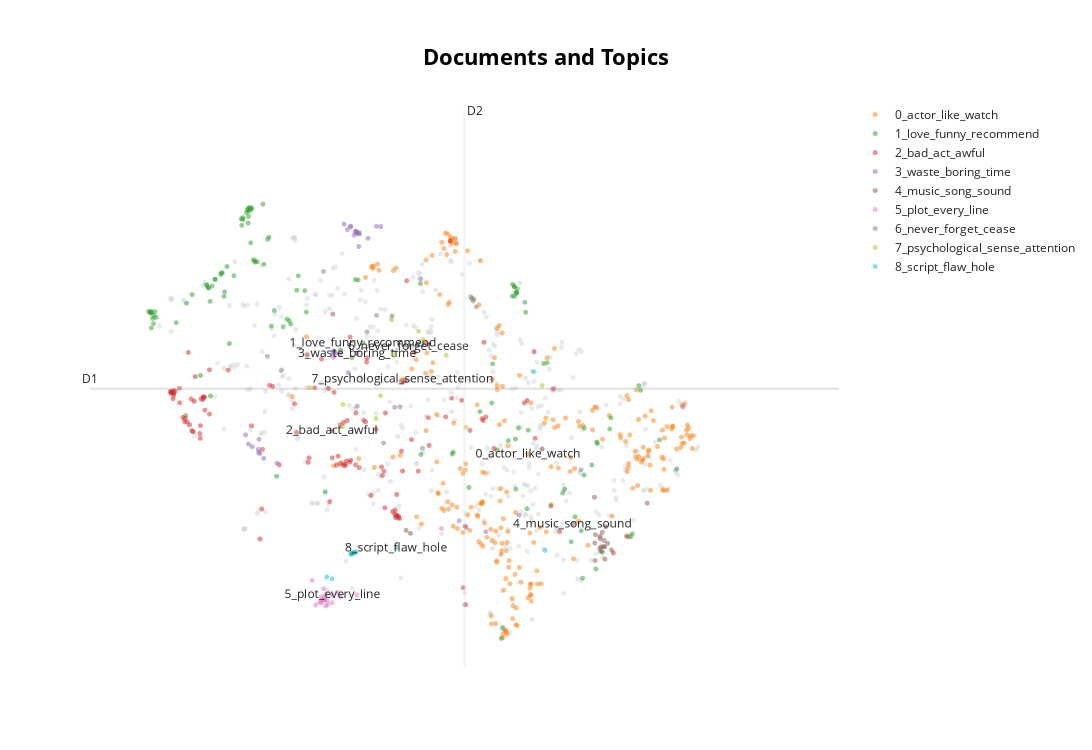

Write notebook code for a chart like this one.
### Code cell
from sentence_transformers import SentenceTransformer   
from umap import UMAP 

docs = reviews.Text 
sentence_model = SentenceTransformer("all-MiniLM-L6-v2")
embeddings = sentence_model.encode( docs, show_progress_bar = False) 

topic_model = BERTopic().fit(docs,embeddings)
model.visualize_documents(docs , embeddings=embeddings)

### Figure 1 — Plotly figure (JSON) as saved in the notebook; plotly's stock layout.template omitted (floating-point values rounded to 4 significant figures; data arrays with more than 128 entries replaced by an {"elided": "..."} marker saying what was removed)
{"data": [{"hoverinfo": "text", "hovertext": {"elided": "395 str values"}, "marker": {"color": "#CFD8DC", "opacity": 0.5, "size": 5}, "mode": "markers+text", "name": "other", "showlegend": false, "type": "scattergl", "x": {"elided": "395 float values"}, "y": {"elided": "395 float values"}}, {"hoverinfo": "text", "hovertext": {"elided": "240 str values"}, "marker": {"opacity": 0.5, "size": 5}, "mode": "markers+text", "name": "0_actor_like_watch", "text": {"elided": "240 str values"}, "textfont": {"size": 12}, "type": "scattergl", "x": {"elided": "240 float values"}, "y": {"elided": "240 float values"}}, {"hoverinfo": "text", "hovertext": ["give look", "pleasant voyage selfdiscovery", "recommend wait future effort let go", "found move beautiful enjoyable uplift", "love", "enjoy", "generally great thing", "give", "horrendous", "funny", "look like wonderful story", "make", "nevertheless yet another wonderful great master stable", "highly recommend", "high adventure best", "act fantastic story seamlessly woven together dog splendid must rent view", "quite honestly often good", "do second", "really love story line poler bear kinda cutebut anyone question fort steele ask away", "conclusion love", "easily none cartoon make laugh tender way get dark sitcom orient teenager", "love lane ive never see lousy", "saw recommend", "great", "really get", "trumbull love lucy", "deserves strong love", "funny", "recommend confidence", "worth check", "really like", "funny", "receive great quality age", "song best muppets hilarious", "", "id advise anyone go", "love really scary", "wonderful location lie story contrast", "im sure try", "easy love even easy identify", "best melville", "transfer good", "hat", "first ive give year", "also right balance war love", "awesome", "story also funny poignant time", "funny", "pretty funny", "even sweet moment", "im sorry really cant recommend anyone", "", "excellent short", "give resound", "advise look", "great", "extraordinary", "nothing recommend", "set", "recommend friend", "many close ups", "say canada fun game aye", "also reveal", "here really pied", "definitely worth check", "like", "buy play enjoy love", "he national treasure", "simply beautiful", "brilliant", "fresh subtle rather sublime effect", "certainly mean distinction good way", "finally end wouldve great handle competent people jerry falwell", "star", "carry well", "tiny toon kept vibe deliver popular funny underrated cartoon ever create", "stun", "trilogy", "nine ten truly lovely", "politically correct", "excellent", "even good camp value", "really find funny", "go", "love great portrayal family share ups end knew special love", "recommend", "pure brilliance", "see definitely recommend", "like building use couple location maybe poor hummh", "recommend", "good indeed great unconditional love", "saw christmas great", "excellent performance", "ursula burton portrayal nun touch funny time make fun nun church", "scene often funny occasionally touch character evaluate life go", "awesome bought ebay", "definitely worth check", "", "good humorous comment life", "brilliance indeed", "thing really worth watch scenery house beautiful", "good", "definitely well documentary see look family relationship marriage", "gloriously fun fast pace fairly accurate portrayal night raver", "alexander nevsky great", "ill give", "know give", "foreigner worth second time", "highly recommend age although young set probably appreciate subtle reference certainly appreciate galley scene particular", "lot beautiful place", "saw short hbo day absolutely love", "humour day apt", "cant explain romanticcharminghilariousand adorablethe junkyard scene funnyall junkyard dog something specialtoo funny laughedkids love itbuy come outit new feature", "julian fellowes triumphed", "raw sublimely move", "thanks good like do release", "linda cardellini thing good", "youll love", "nice", "hard fall headoverheels love girl", "funny clever hip like prays previous hype", "northern humour positive community represent", "fun funny", null], "marker": {"opacity": 0.5, "size": 5}, "mode": "markers+text", "name": "1_love_funny_recommend", "text": ["", "", "", "", "", "", "", "", "", "", "", "", "", "", "", "", "", "", "", "", "", "", "", "", "", "", "", "", "", "", "", "", "", "", "", "", "", "", "", "", "", "", "", "", "", "", "", "", "", "", "", "", "", "", "", "", "", "", "", "", "", "", "", "", "", "", "", "", "", "", "", "", "", "", "", "", "", "", "", "", "", "", "", "", "", "", "", "", "", "", "", "", "", "", "", "", "", "", "", "", "", "", "", "", "", "", "", "", "", "", "", "", "", "", "", "", "", "", "", "", "", "", "", "1_love_funny_recommend"], "textfont": {"size": 12}, "type": "scattergl", "x": [6.516, 10.66, 7.948, 11.16, 9.995, 7.229, 5.979, 6.572, 5.657, 5.192, 9.697, 6.294, 7.025, 6.484, 10.16, 10.01, 5.854, 6.756, 10.05, 10.02, 9.175, 10.14, 6.474, 5.959, 5.67, 10.92, 10.03, 5.17, 6.531, 6.413, 6.164, 5.201, 11.02, 11.53, 6.14, 6.486, 9.995, 9.541, 6.398, 10.03, 10.63, 11.25, 6.203, 6.6, 9.997, 5.936, 7.851, 5.209, 5.183, 7.701, 6.676, 6.12, 7.144, 6.69, 6.482, 5.956, 6.944, 6.522, 9.823, 6.508, 9.709, 7.897, 8.756, 5.533, 6.413, 6.171, 7.933, 11.66, 7.25, 5.743, 10.89, 6.235, 10.18, 7.498, 11.27, 9.188, 6.789, 10.01, 9.967, 5.253, 6.007, 5.984, 5.261, 6.74, 10.43, 6.458, 7.043, 6.492, 6.856, 6.497, 10.02, 11.91, 6.826, 11.08, 9.769, 6.047, 6.391, 6.13, 5.221, 6.993, 10.75, 6.042, 9.397, 10.8, 12.14, 6.55, 6.57, 8.762, 10.91, 10.88, 10.38, 5.232, 9.916, 11.64, 11.07, 7.124, 11.09, 9.971, 5.934, 10.13, 11.55, 5.204, 5.232, 7.996], "y": [8.64, 5.006, 8.789, 4.077, 7.988, 7.934, 7.776, 8.355, 6.091, 7.606, 6.275, 8.153, 7.488, 9.124, 4.717, 5.744, 6.683, 8.724, 5.908, 7.901, 5.523, 7.614, 9.138, 7.973, 7.747, 5.906, 7.96, 7.629, 9.152, 8.983, 7.85, 7.625, 5.362, 4.302, 8.193, 9.029, 7.998, 6.149, 8.897, 7.899, 4.948, 5.892, 8.289, 8.359, 7.85, 8.013, 6.945, 7.611, 7.614, 7.058, 9.21, 8.173, 8.153, 8.323, 8.933, 7.977, 7.4, 9.133, 2.803, 9.145, 6.854, 8.097, 8.038, 7.461, 9.011, 7.916, 8.092, 6.462, 7.619, 7.875, 3.692, 7.153, 5.875, 4.969, 6.057, 5.551, 7.411, 5.005, 7.853, 7.624, 8.003, 6.378, 7.54, 8.692, 6.871, 9.086, 7.439, 9.106, 5.194, 9.165, 7.909, 5.733, 7.642, 5.701, 5.585, 8.101, 8.993, 8.197, 7.524, 7.515, 4.23, 8.101, 5.03, 4.596, 5.303, 8.388, 8.375, 5.517, 5.214, 4.391, 6.859, 7.446, 5.721, 6.531, 3.827, 7.941, 5.679, 8.027, 8.02, 7.762, 4.346, 7.381, 7.569, 7.162]}, {"hoverinfo": "text", "hovertext": ["everything stink", "aside terrible lead load debit", "guy say he well dialogue pot plant right", "every element story top excessively phony contrive painful sit", "dialogue atrocious", "shameful", "definitely bad one", "there also enough hypocrisy vomit", "badwellits bad", "thing bad taylor act stanwycks sing", "bore throughout whole damn thing", "understand suppose cheap popcorn comedy doesnt mean completely insult intelligence write incredibly hackneyed border offensive", "sad good", "well keep think bad", "final word show real torture", "really bad", "imdb rating go low awful time negative number case", "dialogue compose thing little sense", "story line awful", "make lot serious mistake", "mean terrible way", "everything stupid", "fact stinker smell like directtovideo release", "awful dialogue hopeless overact everyone get shot top real waste space time", "term write fresh bold", "really awful", "totally grate nerve", "also story act weak", "unfortunately bad plain bad", "character onedimensional even good guy especially bad guy", "hackneyed write certainly make even bad bad direct", "literally vomit watch", "may bad ever make", "act decidely wooden though bad period universal b", "bad", "saw thought stupid", "bad", "scene debate whether sack trumpeter falsely accuse murder pure horror really stupid", "light awful", "even bad ticker", "everything bad", "awful", "crash depress little nothing provokes emotion teach nothing already know racism prejudice bad thing", "litter overt racial slur towards black cast member return white depict moron boob", "thing tolerate political incorrectness well im artistic freedom suspension disbelief slavic female character much", "woa talk awful", "act terrible write bad", "guess suppose clever twist shed light situation stupid", "let start problemsthe act especially lead professor bad", "every time open mouth expect hear kid pull plug mercy kill horrible show", "exceptionally bad", "line seem write fifteen year old though try oh hard sound like fifteen year old would really um know well talk", "visual effect awful", "word embarrass", "truly truly bad", "bipolarity ruthless thug minute ruthless killer next minute luvs diaper commercial completely unconvincing", "act bad", "horrible", "however decent act action location work balance thing", "terrible", "course act blah", "believe every think people outside south africa understand past attempt truth reconciliation process", "often dialogue doesnt really follow line another fit surroundings", "bad actually worth see reason", "bad character bad story bad act", "wish could enter negative value admins", "act beyond abysmal", "act involve include like shatner nimoy bad wash make seem old look real life special effect tacky like spock rescue kirk jet pack fall mountain", "painful", "least say act well", "yes bad", "story beyond stupid", "even billy bob couldnt rise script bad", "horrible", "premise sound stupid thats", "wow bad", "nobody identifies character theyre cardboard cutout stereotype predictably reversestereotypes", "even stupid thought idea volcano los angeles", "awful", "thought bad", "killer dont expect anything original even remotely frighten", "deserves strong kudos take stand exceptional act mostly lesserknown cast superintelligent script doesnt insult audience take easy way come white racism", "utterly without merit level akin torture", "even squib look awful", "everything captain howdy say either laughable plain stupid", "saw mirrormask last night unsatisfactory experience", "possible bad", "personally think show people learn find compromise self without involve people issue", "show make american stupid full hatred clichés admit elsewhere", "explosion gas tank end awful", "however pretty good act least type", "act whole cast could put scale balance perfectly overact underact", "malta setting dry barren dialogue", "scene strong unpleasant", "average act main person low budget clearly", "struggle find anything bad say", "drive barking mad", "act bad dialog extremely shallow insincere", "funny consider ridiculousness", "bad", "totally unfunny top pathetic unrealistic throughout whole minute utter torture probably look watch time", "act suck", "come feel angry", "blew", "hell kind crap", "uneasy bad scar", "th century fox road house quite silly noir implausible unmitigated bore", "first enough racial stereotype racial joke offend everyone", "someone strives greatness poetry delivers muddle often ridiculous story bunch disparate scene pretentious dialogue bad kind reviewer accurately define pretentious crap", "feature outlandish array memorable psychotic lovable nut", "im still try bad", "premise ridiculous president u", "precisely give bad review", "dialogue suck", "sum breeder terrible cheaply make horror avoid like ebola virus", "honest unbelievable nonsense foolish", "well act do tv", "result well shame", "havent choked vomit end cheap drama worthless dialogue youve must bore death waste time", "lack real scare tension medical terminology use throughout bit iffy say least say insulin dependant diabetic", "bad sappiest dialogue could go", "sometimes embarrass look away", "script horrendously stupid", null], "marker": {"opacity": 0.5, "size": 5}, "mode": "markers+text", "name": "2_bad_act_awful", "text": ["", "", "", "", "", "", "", "", "", "", "", "", "", "", "", "", "", "", "", "", "", "", "", "", "", "", "", "", "", "", "", "", "", "", "", "", "", "", "", "", "", "", "", "", "", "", "", "", "", "", "", "", "", "", "", "", "", "", "", "", "", "", "", "", "", "", "", "", "", "", "", "", "", "", "", "", "", "", "", "", "", "", "", "", "", "", "", "", "", "", "", "", "", "", "", "", "", "", "", "", "", "", "", "", "", "", "", "", "", "", "", "", "", "", "", "", "", "", "", "", "", "", "", "2_bad_act_awful"], "textfont": {"size": 12}, "type": "scattergl", "x": [5.91, 6.671, 8.415, 9.167, 8.466, 5.972, 5.495, 8.169, 5.89, 7.948, 7.094, 8.86, 5.692, 6.807, 8.53, 5.491, 9.345, 8.459, 9.3, 7.592, 5.852, 7.26, 5.972, 8.423, 8.242, 5.71, 5.521, 8.636, 5.892, 10.51, 8.273, 9.147, 5.884, 7.836, 5.473, 7.36, 5.5, 8.727, 5.845, 5.578, 5.86, 5.739, 9.41, 9.618, 10.16, 5.85, 7.901, 7.697, 7.669, 10.26, 5.771, 8.574, 9.32, 8.049, 5.731, 8.52, 7.781, 5.649, 7.285, 5.677, 7.736, 8.294, 8.483, 5.906, 8.504, 7.828, 7.823, 10.27, 5.453, 7.693, 5.492, 7.54, 8.104, 5.62, 7.789, 5.499, 10.13, 7.616, 5.757, 5.576, 8.83, 9.568, 8.545, 6.527, 7.449, 9.351, 5.461, 7.741, 9.088, 6.893, 7.648, 7.275, 8.44, 9.726, 6.661, 7.12, 8.287, 8.427, 8.03, 5.471, 8.503, 7.759, 8.87, 5.784, 5.643, 9.594, 10.59, 9.584, 8.254, 11.3, 6.766, 8.008, 7.558, 8.446, 6.638, 7.904, 7.767, 6.217, 8.442, 8.677, 8.388, 8.046, 7.86, 7.591], "y": [6.17, 5.593, 4.633, 6.347, 4.608, 6.765, 6.42, 5.888, 6.367, 5.322, 6.265, 6.058, 7.022, 6.52, 6.598, 6.338, 4.459, 4.58, 6.317, 5.467, 5.942, 6.985, 6.113, 4.697, 5.332, 5.956, 6.449, 5.736, 6.358, 6.483, 5.269, 8.669, 6.326, 5.432, 6.449, 6.501, 6.39, 5.271, 5.825, 6.28, 6.338, 5.865, 5.872, 6.068, 6.312, 5.754, 5.363, 5.955, 5.492, 7.031, 6.301, 8.079, 3.552, 6.941, 6.335, 5.273, 5.423, 6.049, 5.467, 5.997, 5.362, 6.129, 4.574, 6.363, 5.567, 7.247, 5.402, 5.756, 6.446, 5.38, 6.42, 6.488, 4.912, 6.064, 6.018, 6.462, 6.278, 6.435, 5.852, 6.494, 7.159, 6.046, 6.609, 5.941, 6.926, 3.302, 6.419, 5.989, 6.071, 5.363, 5.361, 5.4, 4.623, 5.605, 4.713, 5.841, 4.73, 4.585, 5.996, 6.432, 6.602, 5.349, 5.65, 6.666, 6.001, 7.172, 4.378, 6.017, 5.206, 4.064, 6.537, 6.023, 4.823, 4.609, 4.27, 6.128, 5.372, 6.761, 4.927, 7.02, 4.673, 6.882, 4.062, 5.867]}, {"hoverinfo": "text", "hovertext": ["waste time", "probably leave shelf", "look cheap bland", "terribly boring place", "dumb pointless complete waste time", "boring horror movie mainly start slow center boring atmosphere", "there barely boring moment plenty humorous part", "boring", "dont understand garbage get shelf store even real", "waste money game", "otherwise dont even waste time", "seriously worth waste kid time", "insult one intelligence huge waste money", "hour half waste time follow bunch pretty high schoolers whine cry life", "highly doubt anyone could ever like trash", "dont waste time", "waste two hour", "mediocre every aspect becomes dull uninteresting mess forgettable movie ive see", "kind money waste properly", "world well garbage theatre today", "zillion time away reality", "place good garbage", "dont waste time watch rubbish nonresearched", "lifetime air enough anyone know store sell let know musthave", "however didnt fact overall tremendously boring", "boring sometimes found occupy peak paper instead watch never happen columbo", "costars dont fare much well people like morgan freeman jonah hill ed helm waste", "overall cheap trash", "havent see dont waste time", "totally unnecessary trainroller coaster scene", "beware trashy cult trash period", "dont think ive ever see half boring selfindulgent piece junk", "boring", "ironically mostly find film total waste time watch", "boringpointless movie ever see", "whatever avoid groove antithesis good human traffic", "basic premise waste since sideline inexplicable focus documentary crew", "short monumental waste time energy would recommend anyone ever", "top line dont waste time money bad come", null], "marker": {"opacity": 0.5, "size": 5}, "mode": "markers+text", "name": "3_waste_boring_time", "text": ["", "", "", "", "", "", "", "", "", "", "", "", "", "", "", "", "", "", "", "", "", "", "", "", "", "", "", "", "", "", "", "", "", "", "", "", "", "", "", "3_waste_boring_time"], "textfont": {"size": 12}, "type": "scattergl", "x": [7.898, 6.487, 6.626, 7.609, 7.88, 9.619, 7.689, 7.611, 6.537, 7.941, 7.833, 7.919, 8.486, 7.951, 6.616, 7.834, 7.909, 9.266, 7.791, 6.863, 8.57, 6.687, 8.232, 6.448, 7.602, 7.633, 12.22, 6.62, 8.174, 10.06, 6.637, 7.802, 7.617, 8.065, 9.36, 8.759, 8.27, 7.917, 7.748, 7.917], "y": [8.806, 5.67, 5.741, 6.951, 8.754, 4.377, 7.002, 7.049, 5.632, 8.585, 8.874, 8.778, 6.218, 8.768, 5.592, 8.886, 8.806, 4.539, 8.833, 5.388, 6.608, 5.46, 8.879, 5.806, 7.022, 7.007, 6.218, 5.546, 8.884, 4.62, 5.532, 6.723, 7.028, 8.705, 4.438, 8.106, 5.685, 8.795, 8.914, 7.006]}, {"hoverinfo": "text", "hovertext": ["great music terrific scenery", "almost song cover girl oldfashioned tuneful", "rest sits awful soldier sing song masculinity pledge hairsplitting purity admiration sword etc", "little music anything speak", "soundtrack suck", "great sound effect impressive special effect cant recommend enough", "achille philippa beautifully sing duet giovanni perfectly describes situation appreciate subtle layer excellent", "speak music unbearably predictably kitchy", "also music mark snow possibly best score ive ever heard", "dont yet hear mickey speak ton sound effect music throughout filmsomething take grant huge crowd pleaser", "addition lovely song ever write french cancan also boast cutest lead lady ever grace screen", "particularly remember sens assault strident cord music would blare little warn even less meaning", "totally fascinate music dance everything", "best scene gerardo try find song keep run head", "technically well make impressive camerawork solid act effective music riz ortolani  particularly good recur unaccompanied female vocal sound like come distant hill", "song could explain emotion subject well jay adam unfortunate life subject talk song old man neil young played evokes many emotion", "instant classic great soundtrack catchy song end credit", "incredible soundtrack truly capture essence", "special mention make superb music score sound effect integral element help memorable enjoyable cartoon", "concert sequence suck", "steamboat willie amazingly important cinema history", "music really nice", "story unfolds th century jutland use period music played period instrument fine touch", "line cut audio everything wrong", null], "marker": {"opacity": 0.5, "size": 5}, "mode": "markers+text", "name": "4_music_song_sound", "text": ["", "", "", "", "", "", "", "", "", "", "", "", "", "", "", "", "", "", "", "", "", "", "", "", "4_music_song_sound"], "textfont": {"size": 12}, "type": "scattergl", "x": [11.06, 11.16, 10.36, 11.19, 8.623, 11.19, 11.23, 11.14, 11.48, 11.06, 11.2, 11.18, 11.06, 10.48, 11.17, 11.13, 11.13, 11.12, 11.28, 8.567, 11.75, 11.14, 11.05, 7.6, 10.76], "y": [4.21, 4.367, 5.596, 4.153, 4.353, 3.973, 4.207, 4.087, 4.313, 3.952, 4.452, 4.248, 4.332, 4.755, 4.157, 4.31, 4.275, 4.131, 4.108, 4.397, 4.799, 4.157, 4.886, 7.588, 4.492]}, {"hoverinfo": "text", "hovertext": ["plot", "score mostly plot", "convolute plot didnt convince much watch weird question glance", "plot well say id let go", "plot keep go first place", "solid example bad plot bad idea way", "generally line plot weaker average episode", "secondary plot line incomprehensible relation primary plot line mystify", "anyway plot flow smoothly malebonding scene hoot", "plot hole pair fishnet stocking direction edit astonishingly ham fisted", "plot nonsense doesnt interest slightest way uniqueness", "confirm would unfunny generic also manage give away entire im exaggerate every moment every plot point every joke told trailer", "plot doesnt hang together act absolutely appal", "plot whatsoever", "plot simply rumble like machine desperately depend addition new scene", "plot storyline", "plot pretty much every cheap horror", "there plot hole", "plot derivative predictable end like mercy kill", "real plot", null], "marker": {"opacity": 0.5, "size": 5}, "mode": "markers+text", "name": "5_plot_every_line", "text": ["", "", "", "", "", "", "", "", "", "", "", "", "", "", "", "", "", "", "", "", "5_plot_every_line"], "textfont": {"size": 12}, "type": "scattergl", "x": [7.446, 7.471, 7.915, 7.451, 7.451, 7.693, 7.525, 7.528, 7.493, 7.66, 7.59, 9.034, 7.506, 7.484, 7.493, 7.479, 7.327, 7.504, 7.372, 7.426, 7.592], "y": [3.418, 3.371, 3.446, 3.363, 3.331, 3.418, 3.354, 3.297, 3.377, 3.485, 3.33, 4.426, 3.282, 3.404, 3.374, 3.534, 3.659, 3.45, 3.294, 3.334, 3.448]}, {"hoverinfo": "text", "hovertext": ["god never minute back", "regrettably fails", "give meaning phrase never history human conflict much owe many", "nothing believable", "never cease interest simply keep alert try attempt decipher meaning", "wont regret", "wont forget", "short dont bother", "kieslowski never cease amaze", "never forget", "dont miss", "easily forgotten", "none engage excite", "new character werent memorable found forget", "felt though go ireland absolutely nothing whatsoever", null], "marker": {"opacity": 0.5, "size": 5}, "mode": "markers+text", "name": "6_never_forget_cease", "text": ["", "", "", "", "", "", "", "", "", "", "", "", "", "", "", "6_never_forget_cease"], "textfont": {"size": 12}, "type": "scattergl", "x": [8.05, 6.918, 8.416, 7.92, 8.383, 6.737, 9.433, 7.477, 10.88, 9.46, 9.419, 9.452, 8.175, 9.492, 8.782, 8.599], "y": [7.323, 6.754, 6.213, 6.229, 7.562, 6.964, 7.818, 8.216, 5.29, 7.812, 7.845, 7.783, 7.57, 7.695, 5.609, 7.112]}, {"hoverinfo": "text", "hovertext": ["show exactly government scientist argue humanity reason gadget", "learn lot real inside emotion people lot business", "crackle unpredictable youthful energy honestly found hard follow concentrate meander badly", "character interest even bit predictable", "constantine give everything right intensity seem good understand underlie psychological motivation", "overall interest thoughtprovoking", "find intelligent even masterful say intelligence imagination obviously use try sense pitiful attempt human nature try sense thing", "definitely worth see sort thought provoke force question threshold loneliness", "flat reenactment dont hold attention emotionally adrift stagy", "brain attempt shutdown part primal impulse selfpreservation", "attention give every character complex psychological portrayal detail loyalty treachery love hope tremendous", "maybe would reasonable explanation atrocity", null], "marker": {"opacity": 0.5, "size": 5}, "mode": "markers+text", "name": "7_psychological_sense_attention", "text": ["", "", "", "", "", "", "", "", "", "", "", "", "7_psychological_sense_attention"], "textfont": {"size": 12}, "type": "scattergl", "x": [8.169, 9.354, 8.401, 8.732, 8.789, 8.374, 8.229, 7.735, 9.096, 7.292, 10.36, 7.723, 8.521], "y": [6.047, 5.92, 6.984, 7.334, 7.21, 7.502, 6.382, 6.255, 6.982, 6.502, 6.533, 5.926, 6.632]}, {"hoverinfo": "text", "hovertext": ["could drive semi truck hole", "script script", "script look rough draft write shoot begin finish script complete", "lack convincing script", "lot hole script", "surely doesnt know coherent action screenwriter air force oblige write script big sum money", "know contract player little control script act bad script", "put race card aside let look major flaw destroy latifas character", "problem script", "script big flaw mess", "pretty picture world cannot piece work flaw core", null], "marker": {"opacity": 0.5, "size": 5}, "mode": "markers+text", "name": "8_script_flaw_hole", "text": ["", "", "", "", "", "", "", "", "", "", "", "8_script_flaw_hole"], "textfont": {"size": 12}, "type": "scattergl", "x": [7.518, 7.874, 7.898, 7.892, 7.59, 10.4, 7.839, 10.25, 7.845, 7.849, 9.837, 8.436], "y": [3.709, 4.062, 4.076, 4.074, 3.681, 4.101, 4.046, 6.737, 4.048, 4.058, 2.952, 4.14]}], "layout": {"annotations": [{"showarrow": false, "text": "D1", "x": 4.395, "y": 6.487, "yshift": 10}, {"showarrow": false, "text": "D2", "x": 9.337, "xshift": 10, "y": 10.59}], "height": 750, "shapes": [{"line": {"color": "#CFD8DC", "width": 2}, "type": "line", "x0": 9.337, "x1": 9.337, "y0": 2.383, "y1": 10.59}, {"line": {"color": "#9E9E9E", "width": 2}, "type": "line", "x0": 4.395, "x1": 14.28, "y0": 6.487, "y1": 6.487}], "title": {"font": {"color": "Black", "size": 22}, "text": "<b>Documents and Topics</b>", "x": 0.5, "xanchor": "center", "yanchor": "top"}, "width": 1200, "xaxis": {"visible": false}, "yaxis": {"visible": false}}}
